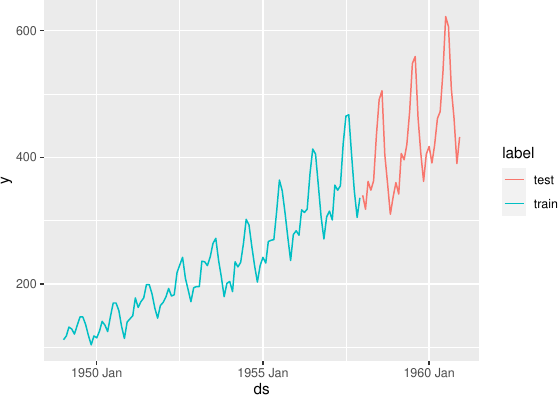

This chart was generated by the following R code:
pdf(file = "12-r-airpassengers-split.pdf", width = 5.83, height = 4.13)

my_data <- as.vector(AirPassengers)

n <- length(my_data) # データ数（144）
k <- 108             # 訓練データ数

library(tidyverse)
library(tsibble)

my_ds <- seq(
  from = yearmonth("1949/01"),
  to   = yearmonth("1960/12"),
  by   = 1)
my_label <- rep(
  c("train", "test"),
  c(k, n - k))
my_df <- tsibble(
  ds    = my_ds,
  x     = 0:(n - 1),
  y     = my_data,
  label = my_label,
  index = ds) # 日時の列の指定

my_plot <- my_df %>%
  ggplot(aes(x = ds, y = y, color = label)) +
  geom_line()
my_plot
